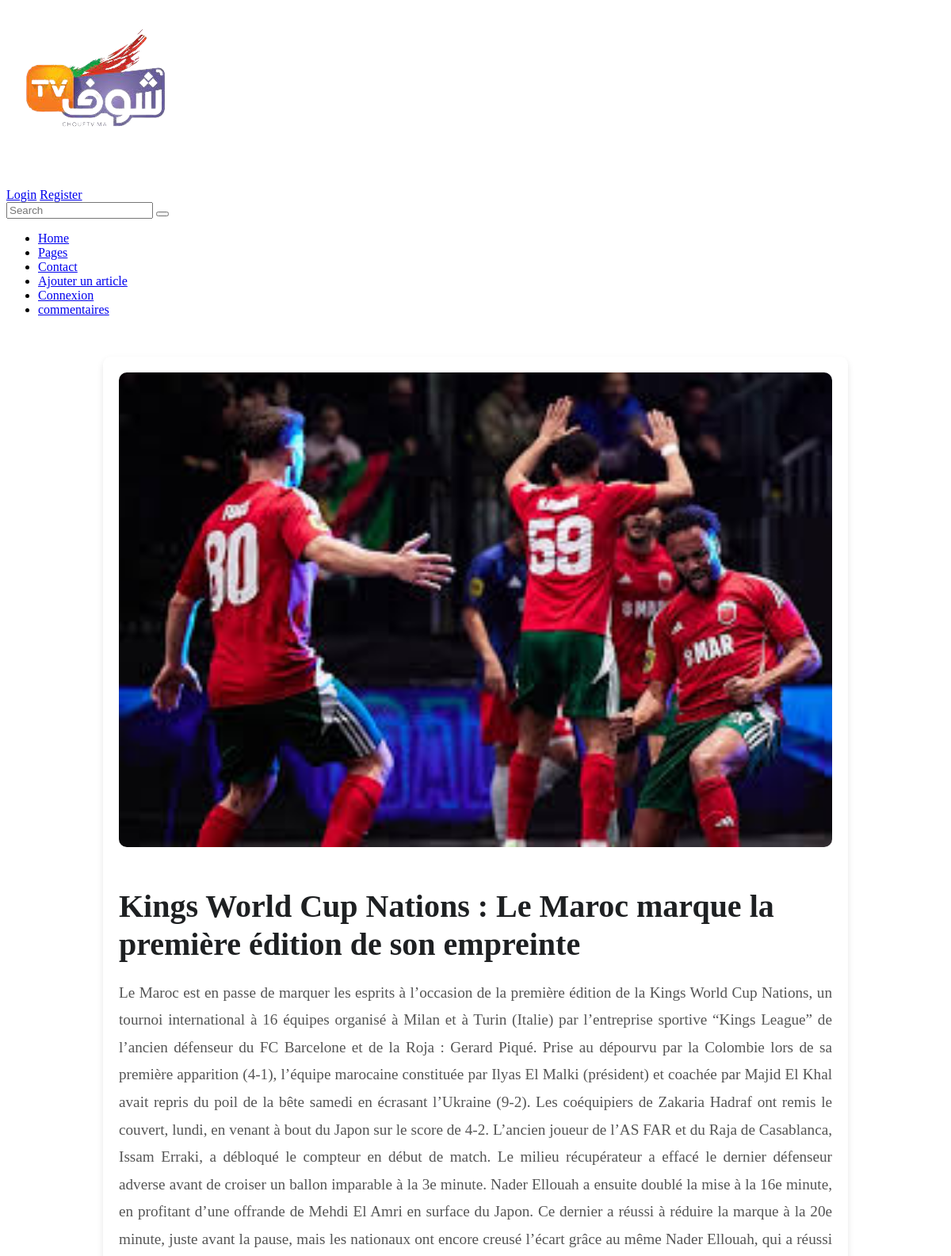
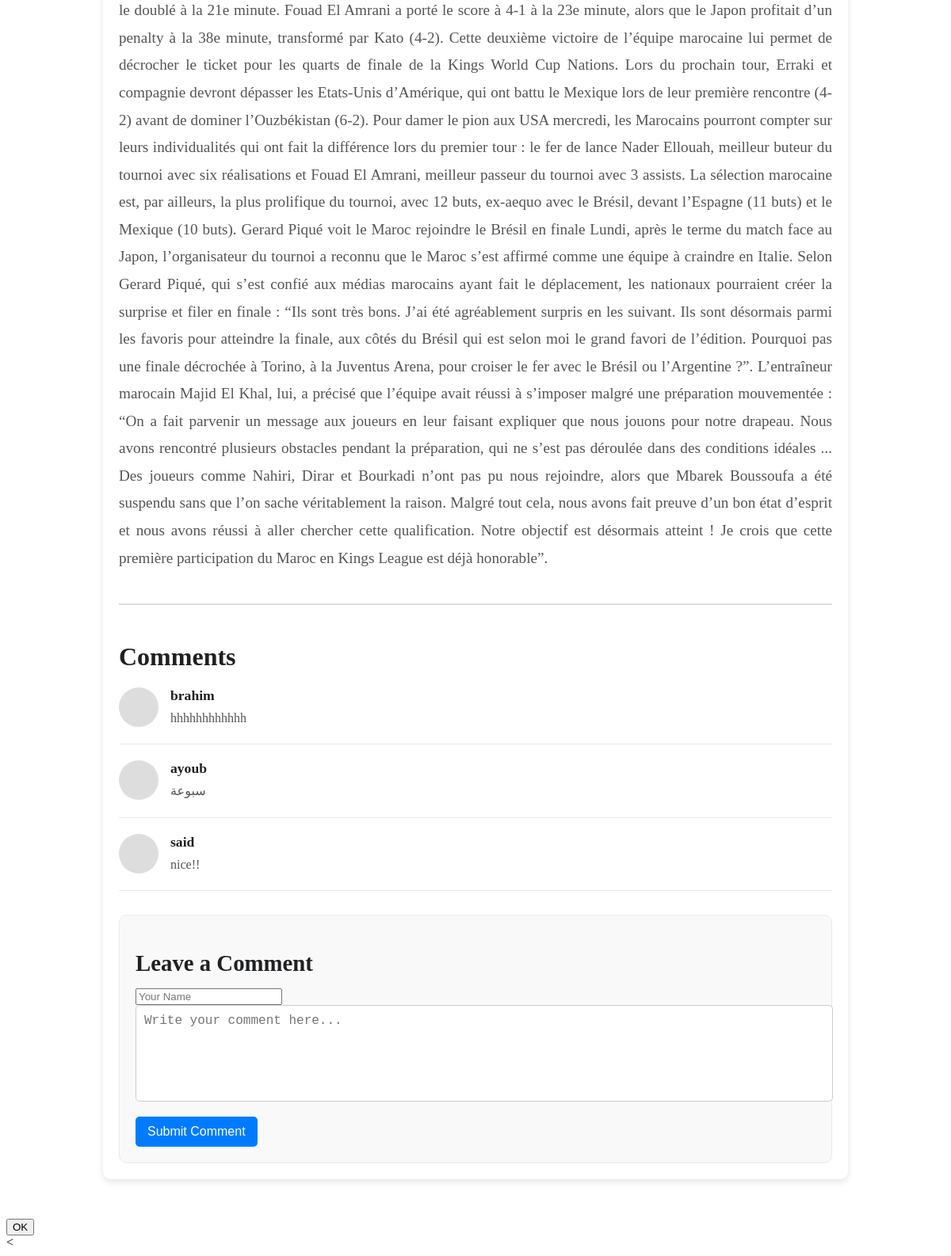
Screenshot of /article/7/ with the database file from the repository (2 pictures, top to bottom).
### login/models.py (models this page shows, shortened)
class Article(models.Model):
    title = models.CharField(max_length=200)
    content = models.TextField()
    date_created = models.DateTimeField(auto_now_add=True)
    image = models.ImageField(upload_to='articles/', null=True, blank=True)  # Champ image

class Comment(models.Model):
    article = models.ForeignKey('Article', on_delete=models.CASCADE, related_name='comments')
    author = models.CharField(max_length=100)  # Champ pour le nom de l'auteur
    content = models.TextField()
    created_at = models.DateTimeField(auto_now_add=True)
    approuvé = models.BooleanField(default=True)  # Champ pour indiquer si le commentaire est approuvé

### login/views.py (the view)
# urls.py: path('article/<int:id>/', views.article_detail, name='article_detail'),
def article_detail(request, id):
    article = get_object_or_404(Article, id=id)
    comments = article.comments.filter(approuvé=True)  # Filtrer les commentaires approuvés uniquement
    if request.method == 'POST':
        form = CommentForm(request.POST)
        if form.is_valid():
            comment = form.save(commit=False)
            comment.article = article  # Associer le commentaire à l'article
            if is_toxic(comment.content):
                message = "Votre commentaire est considéré comme toxique et ne sera pas publié."
            else:
                comment.approuvé = True  # Marquer le commentaire comme approuvé
                comment.save()
                message = "Votre commentaire a été ajouté avec succès."
            return render(request, 'article_detail.html', {
                'article': article,
                'comments': comments,
                'form': CommentForm(),  # Nouveau formulaire vide
                'message': message
            })
    else:
        form = CommentForm()
    return render(request, 'article_detail.html', {
        'article': article,
        'comments': comments,
        'form': form
    })

### login/forms.py
class CommentForm(forms.ModelForm):
    class Meta:
        model = Comment
        fields = ['author', 'content']

### login/templates/article_detail.html (shortened to what this page needs)
{% extends 'base.html' %}
{% block content %}
<div class="article-container">
    <div class="single-blog-post">
        <div class="post-thumb">
            {% if article.image %}
                <img src="{{ article.image.url }}" alt="{{ article.title }}" class="article-image">
            {% else %}
                <img src="/static/default-article.jpg" alt="Default Image" class="article-image">
            {% endif %}
        </div>
        <div class="post-data">
            <h1 class="article-title">{{ article.title }}</h1>
            <p class="article-content">{{ article.content }}</p>
        </div>
    </div>
    <div class="comments-section">
        <h2>Comments</h2>
        {% for comment in comments %}
        <div class="comment">
            <div class="comment-avatar"></div>
            <div class="comment-content">
                <div class="comment-author">{{ comment.author }}</div>
                <div class="comment-text">{{ comment.content }}</div>
            </div>
        </div>
        {% empty %}
        <p>No comments yet. Be the first to comment!</p>
        {% endfor %}
    </div>
    <div class="comment-form">
        <h2>Leave a Comment</h2>
        <form method="post">
            <input type="text" name="author" placeholder="Your Name" required>
            <textarea name="content" placeholder="Write your comment here..." required></textarea>
            <button type="submit">Submit Comment</button>
        </form>
    </div>
</div>
<div id="messageModal" class="modal">
    <div class="modal-content">
        <button class="close-btn" onclick="closeModal()">OK</button>
    </div>
</div>
{% endblock %}

### login/templates/article_detail.html (style rules this page uses)
.article-container { max-width: 900px; margin: 50px auto; padding: 20px; background-color: #ffffff; border-radius: 10px; box-shadow: 0 4px 8px rgba(0, 0, 0, 0.1); }
.article-title { font-size: 2.5rem; font-weight: bold; color: #1e2022; margin-bottom: 20px; line-height: 1.2; }
.article-image { width: 100%; height: auto; border-radius: 10px; margin-bottom: 20px; }
.article-content { font-size: 1.2rem; line-height: 1.8; color: #555; margin-bottom: 30px; text-align: justify; }
.comments-section { margin-top: 40px; border-top: 2px solid #ddd; padding-top: 20px; }
.comments-section h2 { font-size: 2rem; font-weight: bold; margin-bottom: 20px; color: #1e2022; }
.comment { display: flex; align-items: flex-start; margin-bottom: 20px; padding-bottom: 20px; border-bottom: 1px solid #eaeaea; }
.comment-avatar { width: 50px; height: 50px; border-radius: 50%; background-color: #ddd; margin-right: 15px; flex-shrink: 0; }
.comment-content { flex: 1; }
.comment-author { font-weight: bold; color: #1e2022; font-size: 1.1rem; }
.comment-text { font-size: 1rem; color: #555; line-height: 1.6; margin-top: 5px; }
.comment-form { margin-top: 30px; padding: 20px; border: 1px solid #eaeaea; border-radius: 10px; background-color: #f9f9f9; }
.comment-form h2 { font-size: 1.8rem; margin-bottom: 15px; color: #1e2022; }
.comment-form textarea { width: 100%; height: 100px; padding: 10px; margin-bottom: 15px; border: 1px solid #ccc; border-radius: 5px; resize: none; font-size: 1rem; color: #333; }
.comment-form button { background-color: #007bff; color: white; padding: 10px 15px; border: none; border-radius: 5px; font-size: 1rem; cursor: pointer; transition: background-color 0.3s ease; }

### rows the page displays
Article: image (picture), title "Kings World Cup Nations : Le Maroc marque la première édition de son empreinte", content "Le Maroc est en passe de marquer les esprits à l’occasion de la première édition de la Kings World Cup Nations, un tournoi international à 16 équipes organisé à Milan et à Turin (Italie) par l’entreprise sportive “Kings League” de l’ancien défenseur du FC Barcelone et de la Roja : Gerard Piqué. Prise au dépourvu par la Colombie lors de sa première apparition (4-1), l’équipe marocaine constituée par Ilyas El Malki (président) et coachée par Majid El Khal avait repris du poil de la bête samedi en écrasant l’Ukraine (9-2). Les coéquipiers de Zakaria Hadraf ont remis le couvert, lundi, en venant à bout du Japon sur le score de 4-2. L’ancien joueur de l’AS FAR et du Raja de Casablanca, Issam…"
Comment: author "brahim", content "hhhhhhhhhhhh"
Comment: author "ayoub", content "سبوعة"
Comment: author "said", content "nice!!"
